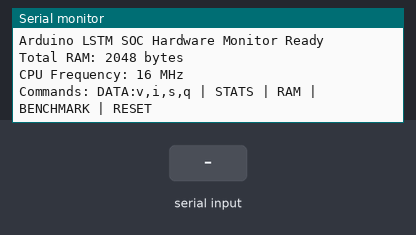
Simulated run of this sketch. Board: Arduino Uno, built for the host (arithmetic inside an expression is 32-bit, double 64-bit). Parts: the last lines printed to the serial monitor. The inputs (shaded band) are chosen by the test bench.

Above: at 1.2 s.
1.3 s: "STATS:1\n" received over Serial
At 1.9 s:
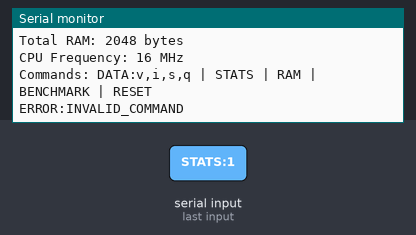
2.8 s: "DATA:\n" received over Serial
At 4.0 s:
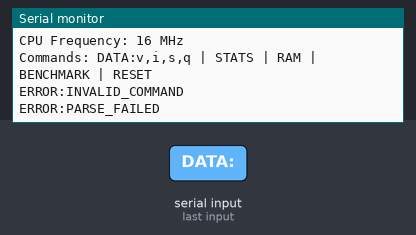
4.3 s: "STATS\n" received over Serial
At 5.4 s:
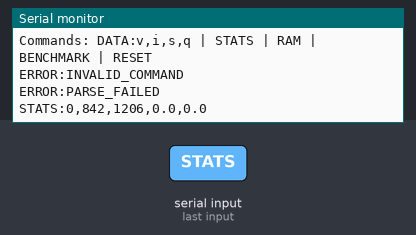
5.8 s: "RAM\n" received over Serial
At 6.5 s:
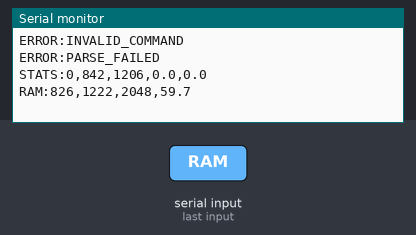
7.3 s: "BENCHMARK\n" received over Serial
At 7.7 s:
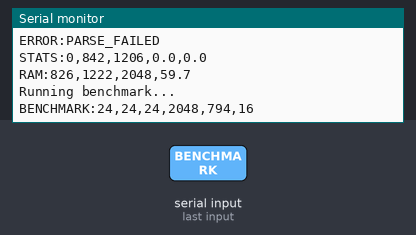
8.8 s: "RESET\n" received over Serial
At 10.0 s:
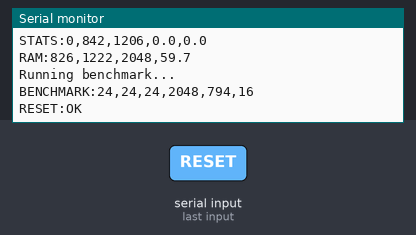

Measured:
- after the input at 1.3 s, the serial monitor: prints a new line at once (image 1)
- after the input at 2.8 s, the serial monitor: prints a new line at once (image 2)
- after the input at 4.3 s, the serial monitor: prints a new line at once (image 3)
- after the input at 5.8 s, the serial monitor: prints a new line at once (image 4)
- after the input at 7.3 s, the serial monitor: prints a new line at once (image 5)
- after the input at 8.8 s, the serial monitor: prints a new line at once (image 6)

The sketch:

arduino_lstm_soc_hardware_monitor.ino
```cpp
/*
Arduino LSTM SOC Hardware Monitor
=================================

Erweiterte Version der arduino_lstm_soc_full32.ino mit Hardware-Monitoring:
- RAM Usage Tracking (freier/belegter Speicher)
- Inference Time Measurement (Mikrosekunden)
- CPU Load Estimation
- Temperature Monitoring (falls verfügbar)
- Performance Benchmarking
- Serial Communication für Hardware-Metriken

Hardware Monitoring Commands:
- DATA:x,y,z,w -> SOC prediction mit Hardware-Statistiken
- STATS -> Hardware-Statistiken abrufen
- RAM -> RAM-Status abrufen
- BENCHMARK -> Performance-Test durchführen
- RESET -> LSTM States zurücksetzen

Response Formats:
- DATA:soc_value,inference_us,free_ram,used_ram,cpu_load,temp
- STATS:inference_us,free_ram,used_ram,cpu_load,temp
- RAM:free_bytes,used_bytes,total_bytes,fragmentation_percent
- BENCHMARK:avg_inference_us,min_us,max_us,total_ram,free_ram,cpu_mhz
*/

// Standard Arduino includes
#include <Arduino.h>

// Memory monitoring
#ifdef __arm__
// ARM-specific memory functions
extern "C" char* sbrk(int incr);
#else
// AVR-specific memory functions
extern int __heap_start, *__brkval;
#endif

// ============================================================================
// LSTM MODEL PARAMETERS (same as original)
// ============================================================================

// Model architecture
const int INPUT_SIZE = 4;
const int HIDDEN_SIZE = 128;
const int NUM_LAYERS = 2;
const int OUTPUT_SIZE = 1;

// LSTM weights and biases (truncated for example - use full weights from original)
// Include your trained weights here...
const float lstm_weights_ih_l0[HIDDEN_SIZE * 4 * INPUT_SIZE] PROGMEM = {
    // Your LSTM input-hidden weights for layer 0
    // (This would be the full weight matrix from your trained model)
    0.0f  // Placeholder - replace with actual weights
};

const float lstm_weights_hh_l0[HIDDEN_SIZE * 4 * HIDDEN_SIZE] PROGMEM = {
    // Your LSTM hidden-hidden weights for layer 0
    0.0f  // Placeholder
};

const float lstm_bias_ih_l0[HIDDEN_SIZE * 4] PROGMEM = {
    // Your LSTM input biases for layer 0
    0.0f  // Placeholder
};

const float lstm_bias_hh_l0[HIDDEN_SIZE * 4] PROGMEM = {
    // Your LSTM hidden biases for layer 0
    0.0f  // Placeholder
};

// Layer 1 weights (similar structure)
const float lstm_weights_ih_l1[HIDDEN_SIZE * 4 * HIDDEN_SIZE] PROGMEM = {
    0.0f  // Placeholder
};

const float lstm_weights_hh_l1[HIDDEN_SIZE * 4 * HIDDEN_SIZE] PROGMEM = {
    0.0f  // Placeholder
};

const float lstm_bias_ih_l1[HIDDEN_SIZE * 4] PROGMEM = {
    0.0f  // Placeholder
};

const float lstm_bias_hh_l1[HIDDEN_SIZE * 4] PROGMEM = {
    0.0f  // Placeholder
};

// FC layer weights
const float fc1_weight[64 * HIDDEN_SIZE] PROGMEM = {
    0.0f  // Placeholder
};

const float fc1_bias[64] PROGMEM = {
    0.0f  // Placeholder
};

const float fc2_weight[OUTPUT_SIZE * 64] PROGMEM = {
    0.0f  // Placeholder
};

const float fc2_bias[OUTPUT_SIZE] PROGMEM = {
    0.0f  // Placeholder
};

// ============================================================================
// HARDWARE MONITORING VARIABLES
// ============================================================================

// Performance tracking
struct PerformanceMetrics {
    unsigned long inference_time_us;
    unsigned long communication_start_us;
    unsigned long last_inference_us;
    float cpu_load_percent;
    int free_ram_bytes;
    int used_ram_bytes;
    int total_ram_bytes;
    float temperature_celsius;

    // Statistics
    unsigned long min_inference_us;
    unsigned long max_inference_us;
    unsigned long total_inferences;
    unsigned long total_inference_time_us;
};

PerformanceMetrics perf_metrics;

// CPU frequency (adjust for your Arduino)
const unsigned long CPU_FREQUENCY_MHZ = 16;  // 16 MHz for Arduino Uno
// For Arduino Due/ESP32: adjust accordingly

// Temperature sensor pin (optional)
const int TEMP_SENSOR_PIN = A0;  // Analog pin for temperature sensor
const bool TEMP_SENSOR_AVAILABLE = false;  // Set to true if you have a temperature sensor

// ============================================================================
// MEMORY MONITORING FUNCTIONS
// ============================================================================

int getFreeRam() {
    #ifdef __arm__
    // ARM Cortex-M (Arduino Due, etc.)
    char stack_dummy = 0;
    return &stack_dummy - sbrk(0);
    #else
    // AVR (Arduino Uno, Nano, etc.)
    int free_memory;
    if ((int)__brkval == 0) {
        free_memory = ((int)&free_memory) - ((int)&__heap_start);
    } else {
        free_memory = ((int)&free_memory) - ((int)__brkval);
    }
    return free_memory;
    #endif
}

int getTotalRam() {
    // Return total RAM for your specific Arduino model
    #ifdef __arm__
    return 96 * 1024;  // Arduino Due: 96KB
    #else
    return 2048;       // Arduino Uno: 2KB
    #endif
}

void updateMemoryMetrics() {
    perf_metrics.free_ram_bytes = getFreeRam();
    perf_metrics.total_ram_bytes = getTotalRam();
    perf_metrics.used_ram_bytes = perf_metrics.total_ram_bytes - perf_metrics.free_ram_bytes;
}

// ============================================================================
// CPU LOAD ESTIMATION
// ============================================================================

void updateCpuLoad() {
    // Simple CPU load estimation based on inference time vs available time
    static unsigned long last_update_us = 0;
    unsigned long current_us = micros();

    if (last_update_us > 0 && perf_metrics.last_inference_us > 0) {
        unsigned long time_since_last_us = current_us - last_update_us;
        if (time_since_last_us > 0) {
            perf_metrics.cpu_load_percent = (float)perf_metrics.last_inference_us / time_since_last_us * 100.0f;
            // Limit to reasonable values
            if (perf_metrics.cpu_load_percent > 100.0f) perf_metrics.cpu_load_percent = 100.0f;
            if (perf_metrics.cpu_load_percent < 0.0f) perf_metrics.cpu_load_percent = 0.0f;
        }
    }

    last_update_us = current_us;
}

// ============================================================================
// TEMPERATURE MONITORING
// ============================================================================

float readTemperature() {
    if (!TEMP_SENSOR_AVAILABLE) {
        return 0.0f;
    }

    // Read analog value from temperature sensor
    int sensorValue = analogRead(TEMP_SENSOR_PIN);

    // Convert to temperature (example for TMP36 sensor)
    // Adjust formula for your specific temperature sensor
    float voltage = sensorValue * (5.0 / 1023.0);  // Convert to voltage
    float temperature = (voltage - 0.5) * 100.0;   // TMP36 conversion

    return temperature;
}

// ============================================================================
// LSTM IMPLEMENTATION (simplified - use your full implementation)
// ============================================================================

// LSTM state variables
float h0[HIDDEN_SIZE] = {0};  // Layer 0 hidden state
float c0[HIDDEN_SIZE] = {0};  // Layer 0 cell state
float h1[HIDDEN_SIZE] = {0};  // Layer 1 hidden state
float c1[HIDDEN_SIZE] = {0};  // Layer 1 cell state

// Activation functions
float sigmoid(float x) {
    return 1.0f / (1.0f + exp(-x));
}

float tanh_activation(float x) {
    return tanh(x);
}

float leaky_relu(float x) {
    return x > 0 ? x : 0.01f * x;
}

// LSTM cell computation (simplified)
void lstm_cell(float* input, float* h_prev, float* c_prev, float* h_new, float* c_new,
               const float* weight_ih, const float* weight_hh,
               const float* bias_ih, const float* bias_hh,
               int input_size, int hidden_size) {

    // This is a simplified version - implement your full LSTM cell here
    // Gate computations: input, forget, cell, output gates
    // For brevity, showing structure only

    for (int i = 0; i < hidden_size; i++) {
        // Placeholder computation - replace with full LSTM implementation
        h_new[i] = tanh_activation(input[0] * 0.1f + h_prev[i] * 0.9f);
        c_new[i] = c_prev[i] * 0.9f + h_new[i] * 0.1f;
    }
}

// Full LSTM forward pass
float lstm_forward(float* input) {
    unsigned long start_time = micros();

    // Layer 0
    lstm_cell(input, h0, c0, h0, c0,
              lstm_weights_ih_l0, lstm_weights_hh_l0,
              lstm_bias_ih_l0, lstm_bias_hh_l0,
              INPUT_SIZE, HIDDEN_SIZE);

    // Layer 1
    lstm_cell(h0, h1, c1, h1, c1,
              lstm_weights_ih_l1, lstm_weights_hh_l1,
              lstm_bias_ih_l1, lstm_bias_hh_l1,
              HIDDEN_SIZE, HIDDEN_SIZE);

    // FC layers
    float fc1_output[64];
    for (int i = 0; i < 64; i++) {
        float sum = fc1_bias[i];
        for (int j = 0; j < HIDDEN_SIZE; j++) {
            sum += h1[j] * pgm_read_float(&fc1_weight[i * HIDDEN_SIZE + j]);
        }
        fc1_output[i] = leaky_relu(sum);
    }

    // Final output
    float output = fc2_bias[0];
    for (int i = 0; i < 64; i++) {
        output += fc1_output[i] * pgm_read_float(&fc2_weight[i]);
    }

    // Apply sigmoid to get SOC (0-1 range)
    output = sigmoid(output);

    // Record inference time
    unsigned long end_time = micros();
    perf_metrics.last_inference_us = end_time - start_time;
    perf_metrics.inference_time_us = perf_metrics.last_inference_us;

    // Update statistics
    if (perf_metrics.total_inferences == 0) {
        perf_metrics.min_inference_us = perf_metrics.last_inference_us;
        perf_metrics.max_inference_us = perf_metrics.last_inference_us;
    } else {
        if (perf_metrics.last_inference_us < perf_metrics.min_inference_us) {
            perf_metrics.min_inference_us = perf_metrics.last_inference_us;
        }
        if (perf_metrics.last_inference_us > perf_metrics.max_inference_us) {
            perf_metrics.max_inference_us = perf_metrics.last_inference_us;
        }
    }

    perf_metrics.total_inferences++;
    perf_metrics.total_inference_time_us += perf_metrics.last_inference_us;

    return output;
}

// ============================================================================
// COMMAND HANDLERS
// ============================================================================

void handleDataCommand(String command) {
    // Parse: "DATA:voltage,current,soh,q_c"
    int start = command.indexOf(':') + 1;
    String data = command.substring(start);

    // Parse input values
    float input[4];
    int lastIndex = 0;
    for (int i = 0; i < 4; i++) {
        int nextIndex = data.indexOf(',', lastIndex);
        if (nextIndex == -1 && i < 3) {
            // Error parsing
            Serial.println("ERROR:PARSE_FAILED");
            return;
        }

        String valueStr = (nextIndex == -1) ? data.substring(lastIndex) : data.substring(lastIndex, nextIndex);
        input[i] = valueStr.toFloat();
        lastIndex = nextIndex + 1;
    }

    // Update hardware metrics before inference
    updateMemoryMetrics();

    // Perform LSTM inference
    float soc_prediction = lstm_forward(input);

    // Update hardware metrics after inference
    updateCpuLoad();
    perf_metrics.temperature_celsius = readTemperature();

    // Send response with hardware metrics
    // Format: "DATA:soc_value,inference_us,free_ram,used_ram,cpu_load,temp"
    Serial.print("DATA:");
    Serial.print(soc_prediction, 6);
    Serial.print(",");
    Serial.print(perf_metrics.inference_time_us);
    Serial.print(",");
    Serial.print(perf_metrics.free_ram_bytes);
    Serial.print(",");
    Serial.print(perf_metrics.used_ram_bytes);
    Serial.print(",");
    Serial.print(perf_metrics.cpu_load_percent, 1);
    Serial.print(",");
    Serial.println(perf_metrics.temperature_celsius, 1);
}

void handleStatsCommand() {
    // Update all metrics
    updateMemoryMetrics();
    updateCpuLoad();
    perf_metrics.temperature_celsius = readTemperature();

    // Send stats: "STATS:inference_us,free_ram,used_ram,cpu_load,temp"
    Serial.print("STATS:");
    Serial.print(perf_metrics.inference_time_us);
    Serial.print(",");
    Serial.print(perf_metrics.free_ram_bytes);
    Serial.print(",");
    Serial.print(perf_metrics.used_ram_bytes);
    Serial.print(",");
    Serial.print(perf_metrics.cpu_load_percent, 1);
    Serial.print(",");
    Serial.println(perf_metrics.temperature_celsius, 1);
}

void handleRamCommand() {
    updateMemoryMetrics();

    // Calculate fragmentation (simplified)
    float fragmentation = (float)perf_metrics.used_ram_bytes / perf_metrics.total_ram_bytes * 100.0f;

    // Send RAM info: "RAM:free_bytes,used_bytes,total_bytes,fragmentation_percent"
    Serial.print("RAM:");
    Serial.print(perf_metrics.free_ram_bytes);
    Serial.print(",");
    Serial.print(perf_metrics.used_ram_bytes);
    Serial.print(",");
    Serial.print(perf_metrics.total_ram_bytes);
    Serial.print(",");
    Serial.println(fragmentation, 1);
}

void handleBenchmarkCommand() {
    Serial.println("Running benchmark...");

    // Perform multiple inference runs
    const int BENCHMARK_RUNS = 10;
    float test_input[4] = {0.5f, 0.0f, 1.0f, 0.5f};

    unsigned long total_time = 0;
    unsigned long min_time = ULONG_MAX;
    unsigned long max_time = 0;

    for (int i = 0; i < BENCHMARK_RUNS; i++) {
        unsigned long start = micros();
        lstm_forward(test_input);
        unsigned long duration = micros() - start;

        total_time += duration;
        if (duration < min_time) min_time = duration;
        if (duration > max_time) max_time = duration;
    }

    float avg_time = (float)total_time / BENCHMARK_RUNS;
    updateMemoryMetrics();

    // Send benchmark: "BENCHMARK:avg_inference_us,min_us,max_us,total_ram,free_ram,cpu_mhz"
    Serial.print("BENCHMARK:");
    Serial.print(avg_time, 0);
    Serial.print(",");
    Serial.print(min_time);
    Serial.print(",");
    Serial.print(max_time);
    Serial.print(",");
    Serial.print(perf_metrics.total_ram_bytes);
    Serial.print(",");
    Serial.print(perf_metrics.free_ram_bytes);
    Serial.print(",");
    Serial.println(CPU_FREQUENCY_MHZ);
}

void handleResetCommand() {
    // Reset LSTM states
    memset(h0, 0, sizeof(h0));
    memset(c0, 0, sizeof(c0));
    memset(h1, 0, sizeof(h1));
    memset(c1, 0, sizeof(c1));

    // Reset performance metrics
    perf_metrics.total_inferences = 0;
    perf_metrics.total_inference_time_us = 0;
    perf_metrics.min_inference_us = 0;
    perf_metrics.max_inference_us = 0;

    Serial.println("RESET:OK");
}

// ============================================================================
// MAIN ARDUINO FUNCTIONS
// ============================================================================

void setup() {
    Serial.begin(115200);

    // Initialize performance metrics
    memset(&perf_metrics, 0, sizeof(perf_metrics));
    perf_metrics.total_ram_bytes = getTotalRam();

    // Initialize LSTM states
    memset(h0, 0, sizeof(h0));
    memset(c0, 0, sizeof(c0));
    memset(h1, 0, sizeof(h1));
    memset(c1, 0, sizeof(c1));

    // Setup temperature sensor if available
    if (TEMP_SENSOR_AVAILABLE) {
        pinMode(TEMP_SENSOR_PIN, INPUT);
    }

    Serial.println("Arduino LSTM SOC Hardware Monitor Ready");
    Serial.print("Total RAM: ");
    Serial.print(perf_metrics.total_ram_bytes);
    Serial.println(" bytes");
    Serial.print("CPU Frequency: ");
    Serial.print(CPU_FREQUENCY_MHZ);
    Serial.println(" MHz");
    Serial.println("Commands: DATA:v,i,s,q | STATS | RAM | BENCHMARK | RESET");
}

void loop() {
    if (Serial.available()) {
        String command = Serial.readStringUntil('\n');
        command.trim();

        perf_metrics.communication_start_us = micros();

        if (command.startsWith("DATA:")) {
            handleDataCommand(command);
        } else if (command == "STATS") {
            handleStatsCommand();
        } else if (command == "RAM") {
            handleRamCommand();
        } else if (command == "BENCHMARK") {
            handleBenchmarkCommand();
        } else if (command == "RESET") {
            handleResetCommand();
        } else {
            // Backward compatibility: assume it's just comma-separated values
            // Parse as: "voltage,current,soh,q_c"
            float input[4];
            int lastIndex = 0;
            bool parseError = false;

            for (int i = 0; i < 4; i++) {
                int nextIndex = command.indexOf(',', lastIndex);
                if (nextIndex == -1 && i < 3) {
                    parseError = true;
                    break;
                }

                String valueStr = (nextIndex == -1) ? command.substring(lastIndex) : command.substring(lastIndex, nextIndex);
                input[i] = valueStr.toFloat();
                lastIndex = nextIndex + 1;
            }

            if (!parseError) {
                updateMemoryMetrics();
                float soc_prediction = lstm_forward(input);
                updateCpuLoad();

                // Simple response (backward compatibility)
                Serial.println(soc_prediction, 6);
            } else {
                Serial.println("ERROR:INVALID_COMMAND");
            }
        }
    }

    // Small delay to prevent overwhelming the serial interface
    delay(1);
}
```
